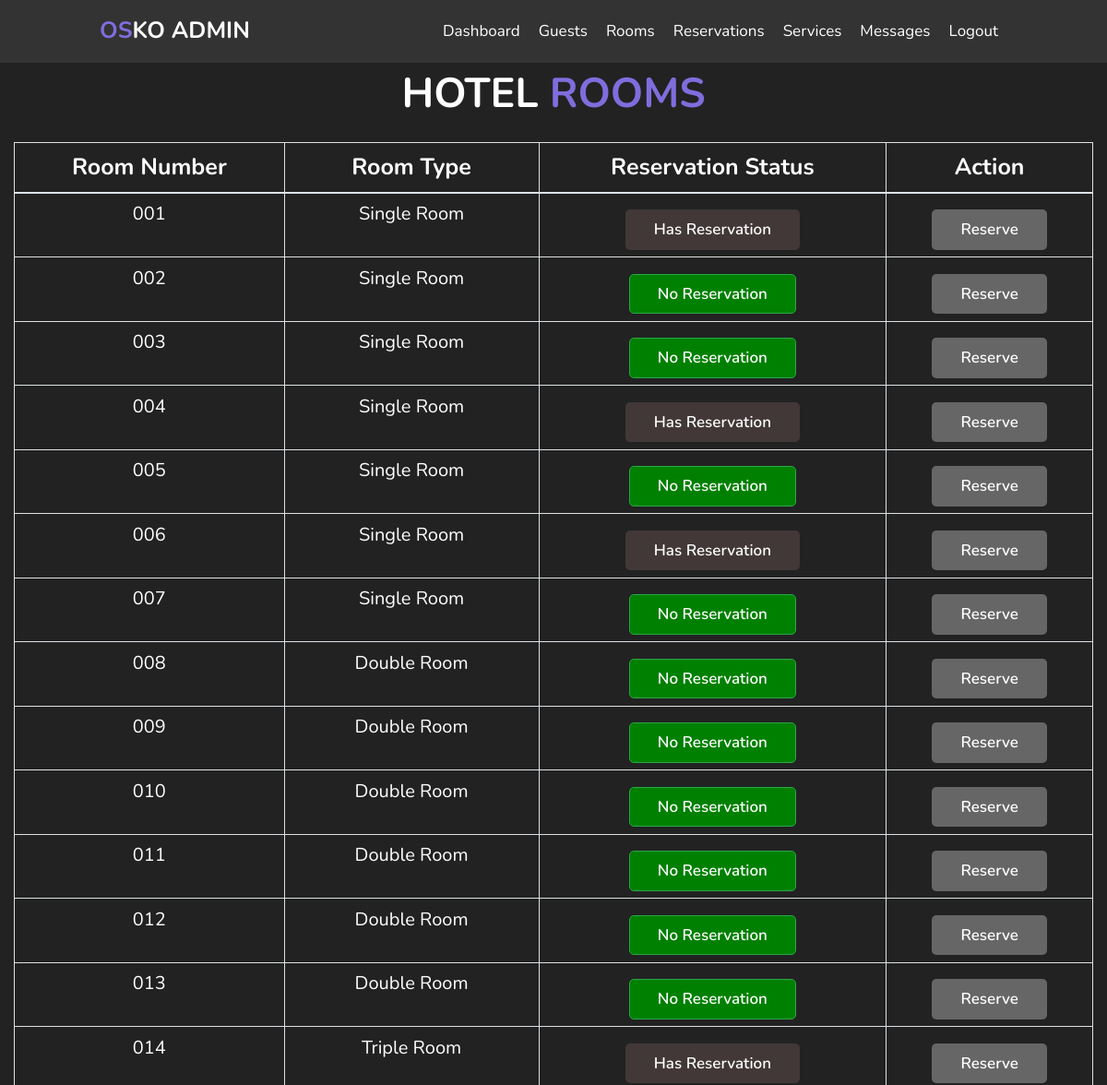
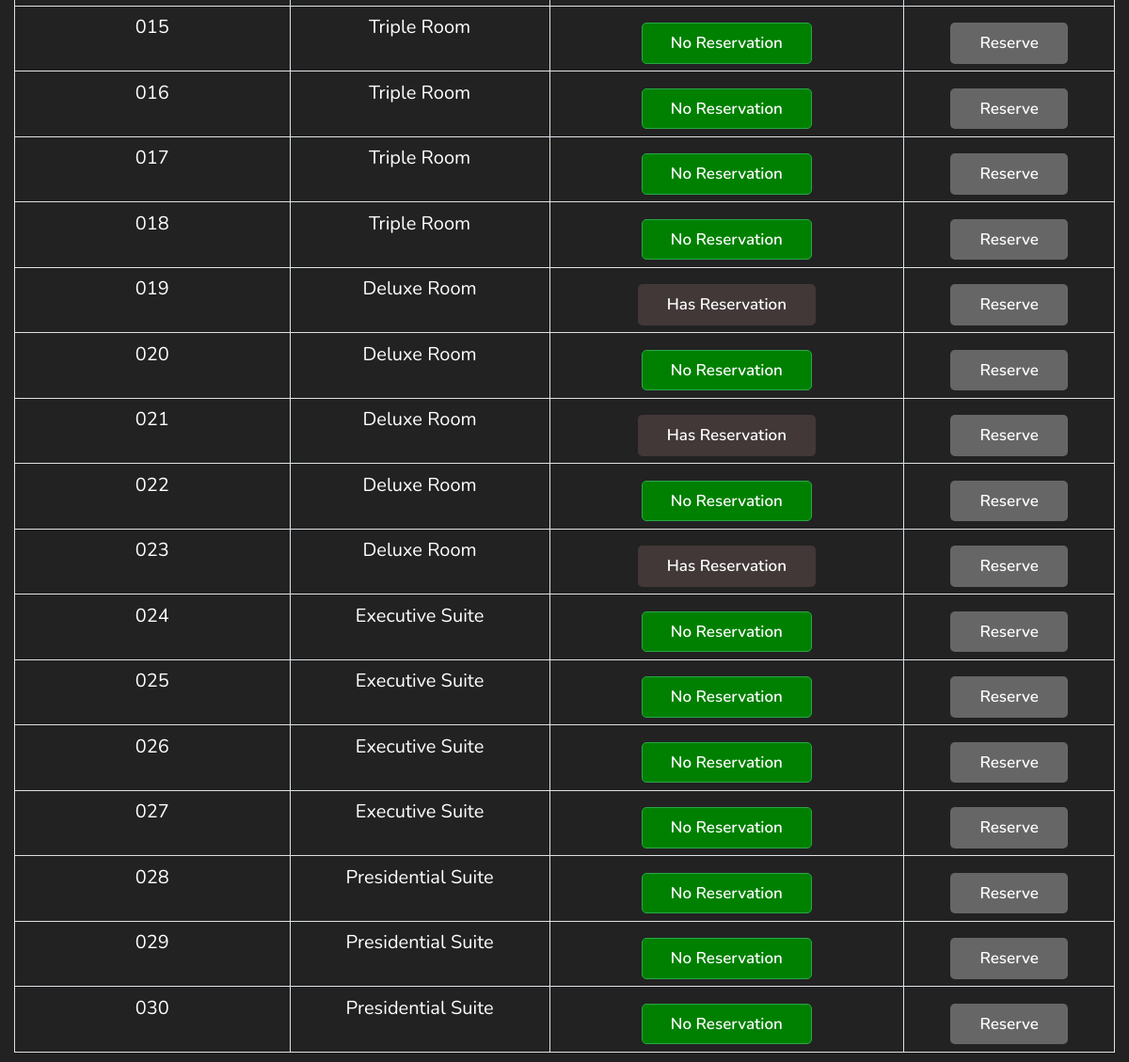
The page /admin_rooms/ on the database its author committed (2 pictures, top to bottom).
### hotel/models.py (models this page shows, shortened)
class Room(models.Model):
    room_id = models.IntegerField(default=True, primary_key=True)
    room_number = models.CharField(max_length=10)
    room_type = models.ForeignKey(RoomType, on_delete=models.CASCADE)
    is_available = models.BooleanField(default=True)
    is_occupied = models.BooleanField(default=False)

class RoomType(models.Model):
    type_id = models.IntegerField(primary_key=True)
    name = models.CharField(max_length=200)
    description = models.TextField(max_length=2000)
    price = models.IntegerField()
    image = models.ImageField(upload_to='images')
    def __str__(self):
        return self.name

### hotel/admin_views.py (the view)
# urls.py: path('admin_rooms/', admin_views.room, name = 'admin_rooms'),
def room(request):
    rooms = Room.objects.all()
    reservations = Reservation.objects.all()
    return render(request, 'administrator/rooms.html', {'rooms': rooms})

### hotel/templates/administrator/rooms.html (shortened to what this page needs)
{% extends 'administrator/base.html' %}
{% block page_content %}
<h1 class="heading">Hotel <span>Rooms</span></h1>
<div class="container col-12">
    <table class="table table-bordered text-white writing text-center">
        <thead style="font-size: 25px;">
            <tr>
                <th>Room Number</th>
                <th>Room Type</th>
                <th>Reservation Status</th>
                <th>Action</th>
            </tr>
        </thead>
        <tbody style="font-size: 20px;">
            {% for room in rooms %}
            <tr>
                <td>{{ room.room_number}}</td>
                <td>{{ room.room_type }} </td>
                <td>
                    {% if room.reservation_set.exists %}
                    <button class="btn " style="background-color: rgb(66, 56, 56);">Has Reservation</button>
                    {% else %}
                    <button class="btn btn-success" style="background-color: green;">No Reservation</button>
                    {% endif %}
                </td>
                <td>
                    <a href="{% url 'admin_make_reservation' room_id=room.pk %}" class="btn">Reserve</a>
                </td>
            </tr>
            {% endfor %}
        </tbody>
    </table>
</div>
{% endblock %}

### hotel/templates/administrator/base.html (shortened to what this page needs)
{% load static %}
<!DOCTYPE html>
<html lang="en">
<head>
    <link rel="stylesheet" href="https://maxcdn.bootstrapcdn.com/bootstrap/4.5.2/css/bootstrap.min.css">
    <link rel="stylesheet" href="https://cdnjs.cloudflare.com/ajax/libs/font-awesome/6.4.0/css/all.min.css">
    <link rel="stylesheet" href="{% static 'css/style.css' %}?v=1">
</head>
<body>
    <header class="header">
        <a href="#" class="logo"><span>OS</span>KO ADMIN</a>
        <nav class="navbar">
            <a href="{% url 'admin_dashboard' %}">Dashboard</a>
            <a href="{% url 'admin_guest' %}">Guests</a>
            <a href="{% url 'admin_rooms' %}">Rooms</a>
            <a href="{% url 'admin_reservations' %}">Reservations</a>
            <a href="{% url 'admin_services' %}">Services</a>
            <a href="{% url 'chat_list' %}">Messages</a>
            <a href="{% url 'logout' %}">Logout</a>
        </nav>
    </header>
    <br><br><br><br><br>
    {% block page_content %}
    {% endblock %}
</body>
</html>

### hotel/static/css/style.css (style rules this page uses)
:root { --main-color: #806ddd; }
* { font-family: 'Nunito', sans-serif; margin: 0; padding: 0; box-sizing: border-box; outline: none; border: none; text-decoration: none; transition: .2s linear; }
html { font-size: 62.5%; overflow-x: hidden; scroll-padding-top: 7rem; scroll-behavior: smooth; }
body { background: #222; }
.btn { margin-top: 1rem; display: inline-block; padding: 0.8rem 3rem; font-size: 1.7rem; border-radius: 0.5rem; background: #666; color: #fff; cursor: pointer; font-weight: 600; }
.header { position: fixed; top: 0; right: 0; left: 0; z-index: 10000; background: #333; display: flex; align-items: center; justify-content: space-between; padding: 1.5rem 9%; }
.header .logo { font-weight: bolder; color: #fff; font-size: 2.5rem; }
.header .logo span { color: var(--main-color); }
.header .navbar a { font-size: 1.7rem; color: #fff; margin-left: 2rem; }
.heading { text-align: center; padding-bottom: 2rem; color: #fff; font-size: 4.5rem; text-transform: uppercase; font-weight: bold; }
.heading span { color: var(--main-color); text-transform: uppercase; }

### rows shown on the page
Room: room_number "001", room_type "Single Room", shows "Has Reservation"
Room: room_number "002", room_type "Single Room", shows "No Reservation"
Room: room_number "003", room_type "Single Room", shows "No Reservation"
Room: room_number "004", room_type "Single Room", shows "Has Reservation"
Room: room_number "005", room_type "Single Room", shows "No Reservation"
Room: room_number "006", room_type "Single Room", shows "Has Reservation"
Room: room_number "007", room_type "Single Room", shows "No Reservation"
Room: room_number "008", room_type "Double Room", shows "No Reservation"
Room: room_number "009", room_type "Double Room", shows "No Reservation"
Room: room_number "010", room_type "Double Room", shows "No Reservation"
Room: room_number "011", room_type "Double Room", shows "No Reservation"
Room: room_number "012", room_type "Double Room", shows "No Reservation"
Room: room_number "013", room_type "Double Room", shows "No Reservation"
Room: room_number "014", room_type "Triple Room", shows "Has Reservation"
Room: room_number "015", room_type "Triple Room", shows "No Reservation"
Room: room_number "016", room_type "Triple Room", shows "No Reservation"
Room: room_number "017", room_type "Triple Room", shows "No Reservation"
Room: room_number "018", room_type "Triple Room", shows "No Reservation"
Room: room_number "019", room_type "Deluxe Room", shows "Has Reservation"
Room: room_number "020", room_type "Deluxe Room", shows "No Reservation"
Room: room_number "021", room_type "Deluxe Room", shows "Has Reservation"
Room: room_number "022", room_type "Deluxe Room", shows "No Reservation"
Room: room_number "023", room_type "Deluxe Room", shows "Has Reservation"
Room: room_number "024", room_type "Executive Suite", shows "No Reservation"
Room: room_number "025", room_type "Executive Suite", shows "No Reservation"
Room: room_number "026", room_type "Executive Suite", shows "No Reservation"
Room: room_number "027", room_type "Executive Suite", shows "No Reservation"
Room: room_number "028", room_type "Presidential Suite", shows "No Reservation"
Room: room_number "029", room_type "Presidential Suite", shows "No Reservation"
Room: room_number "030", room_type "Presidential Suite", shows "No Reservation"
